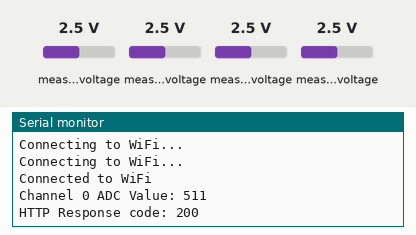
This sketch was run on a simulated ESP8266 (NodeMCU). Shown: the last lines printed to the serial monitor. Inputs (shaded band) come from the test bench; at power-on: measured voltage 2.5 V. WiFi joins after 1.5 s; servers stay silent unless stated; uploads are accepted with an empty reply.

Above: at 3.2 s.
3.3 s: measured voltage (sensor 200) set to 0.1 V
At 3.37 s:
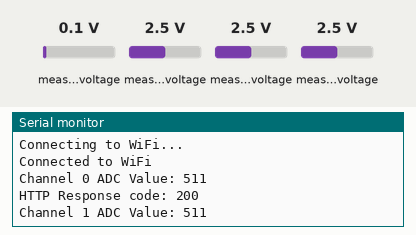
9.0 s: measured voltage (sensor 201) set to 0.1 V
At 10.2 s:
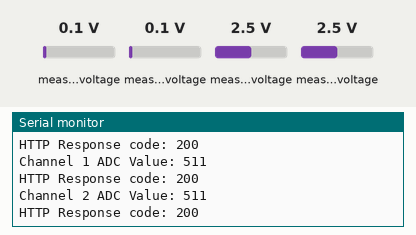
14.7 s: measured voltage (sensor 202) set to 0.1 V
At 16.2 s:
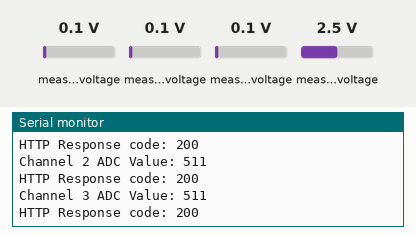
20.4 s: measured voltage (sensor 203) set to 0.1 V
At 22.1 s:
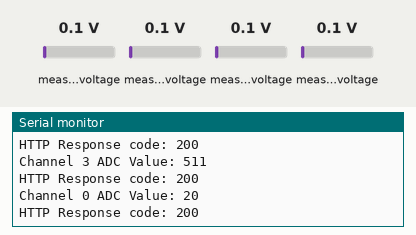
26.1 s: measured voltage (sensor 200) set to 1.2 V
At 27.9 s:
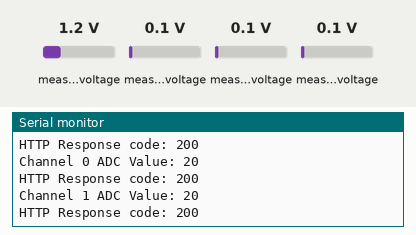
31.8 s: measured voltage (sensor 201) set to 1.2 V
At 32.8 s:
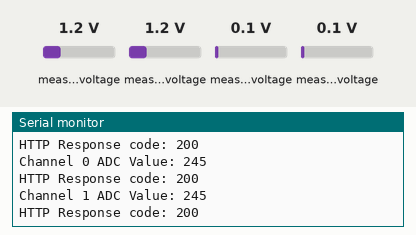
Timing chart, 0 to 34.8 s (numbered marks = the images above; inputs shaded):
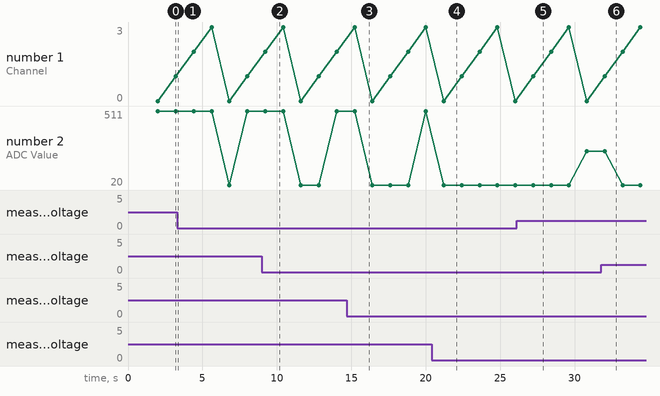

Measured:
- after the input at 31.8 s, the serial monitor: prints a new line after 0.22 s (image 6)
- plotted number 2: 20 → 245 after the input at 26.1 s

The sketch:

esp8266Driver.ino
```cpp
#include <Adafruit_MCP3008.h>
#include <ESP8266WiFi.h>
#include <ESP8266HTTPClient.h>

// Replace these with your WiFi credentials
const char *ssid = "your_wifi_ssid";
const char *password = "your_wifi_password";

// Replace with your REST API endpoint
const char *apiEndpoint = "http://example.com/api/data";

Adafruit_MCP3008 adc;

void setup() {
  Serial.begin(115200);
  delay(10);

  WiFi.begin(ssid, password);
  while (WiFi.status() != WL_CONNECTED) {
    delay(1000);
    Serial.println("Connecting to WiFi...");
  }
  Serial.println("Connected to WiFi");

  if (!adc.begin(0)) {
    Serial.println("Couldn't find MCP3004, make sure it's wired correctly!");
    while (1);
  }
}

void loop() {
  // Read values from all 4 channels of the MCP3004 ADC
  for (int channel = 0; channel < 4; channel++) {
    uint16_t adcValue = adc.readADC(channel);
    Serial.print("Channel ");
    Serial.print(channel);
    Serial.print(" ADC Value: ");
    Serial.println(adcValue);

    // Send the ADC value over WiFi
    sendValueOverWiFi(channel, adcValue);

    delay(1000);
  }
}

void sendValueOverWiFi(int channel, uint16_t value) {
  // Create WiFiClient object to maintain the connection to the server
  WiFiClient client;

  // Your API endpoint and HTTP method (POST in this case)
  HTTPClient http;
  http.begin(client, apiEndpoint);

  // Add headers
  http.addHeader("Content-Type", "application/json");

  // Create a JSON payload with the channel and ADC value
  String jsonPayload = "{\"channel\":" + String(channel) + ",\"value\":" + String(value) + "}";

  // Send the POST request with the JSON payload
  int httpResponseCode = http.POST(jsonPayload);

  // Check the response
  if (httpResponseCode > 0) {
    Serial.print("HTTP Response code: ");
    Serial.println(httpResponseCode);
  } else {
    Serial.print("Error on HTTP request: ");
    Serial.println(httpResponseCode);
  }

  // Free resources
  http.end();
}
```
